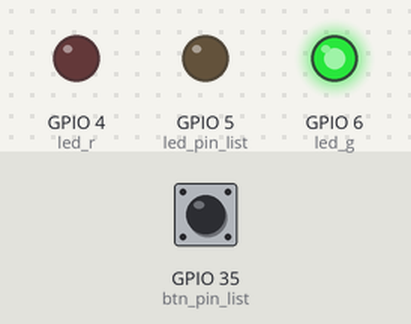
A sketch run on a simulated ESP32-S3. Parts: output pins drawn as LEDs (lit = HIGH). The inputs (shaded band) are chosen by the test bench; at power-on: GPIO 35 (btn_pin_list) HIGH.

Above: at 1.8 s.
1.9 s: GPIO 35 (btn_pin_list) pulled LOW for 0.6 s
At 2.4 s:
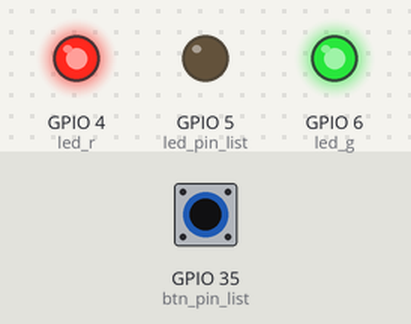
4.0 s: GPIO 35 (btn_pin_list) pulled LOW for 3.2 s
At 8.7 s:
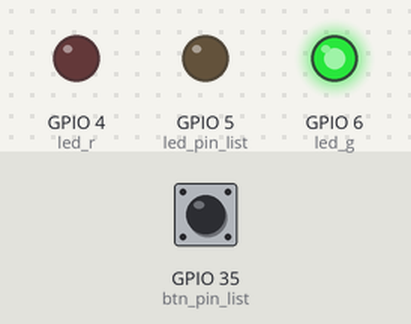
Timing chart, 0 to 10.2 s (numbered marks = the images above; inputs shaded):
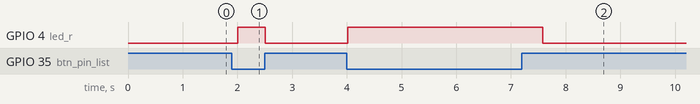

The sketch:

esp32_ch03_btn4.ino
```cpp
int led_r = 4;
int led_y = 5;
int led_g = 6;
int led_pin_list[] = {led_r, led_y, led_g};
int led_pin_length = sizeof(led_pin_list) / sizeof(led_pin_list[0]);

int btn_k1 = 35;
int btn_k2 = 36;
int btn_k3 = 37;
int btn_k4 = 38;
int btn_pin_list[] = {btn_k1, btn_k2, btn_k3, btn_k4};
int btn_pin_length = sizeof(btn_pin_list) / sizeof(btn_pin_list[0]);

void led_init() {
  for(int i = 0; i < led_pin_length; i++) {
    pinMode(led_pin_list[i], OUTPUT);
  }
}

void btn_init() {
  for(int i = 0; i < led_pin_length; i++) {
    //pinMode(btn_pin_list[i], INPUT_PULLDOWN);
    pinMode(btn_pin_list[i], INPUT_PULLUP);
  }
}

bool btn_click(int btn_pin) {
  bool flag = false;
  //if(digitalRead(btn_pin)) {
  if(0 == digitalRead(btn_pin)) {
    delay(10);
    //if(digitalRead(btn_pin)) {
    if(0 == digitalRead(btn_pin)) {
      flag = true;
    }
  }
  return flag;
}

void setup() {
  led_init();
  btn_init();
}

void loop() {
  digitalWrite(led_g, HIGH);
  bool flag = btn_click(btn_k1);
  if(flag) {
    digitalWrite(led_r, HIGH);
  } else {
    digitalWrite(led_r, LOW);
  }
  delay(500);
}
```

Measured:
- after the input at 1.9 s, GPIO 4 (led_r): LOW → HIGH after 0.11 s, → LOW 0.50 s later
- after the input at 4.0 s, GPIO 4 (led_r): LOW → HIGH at once, → LOW 3.6 s later
